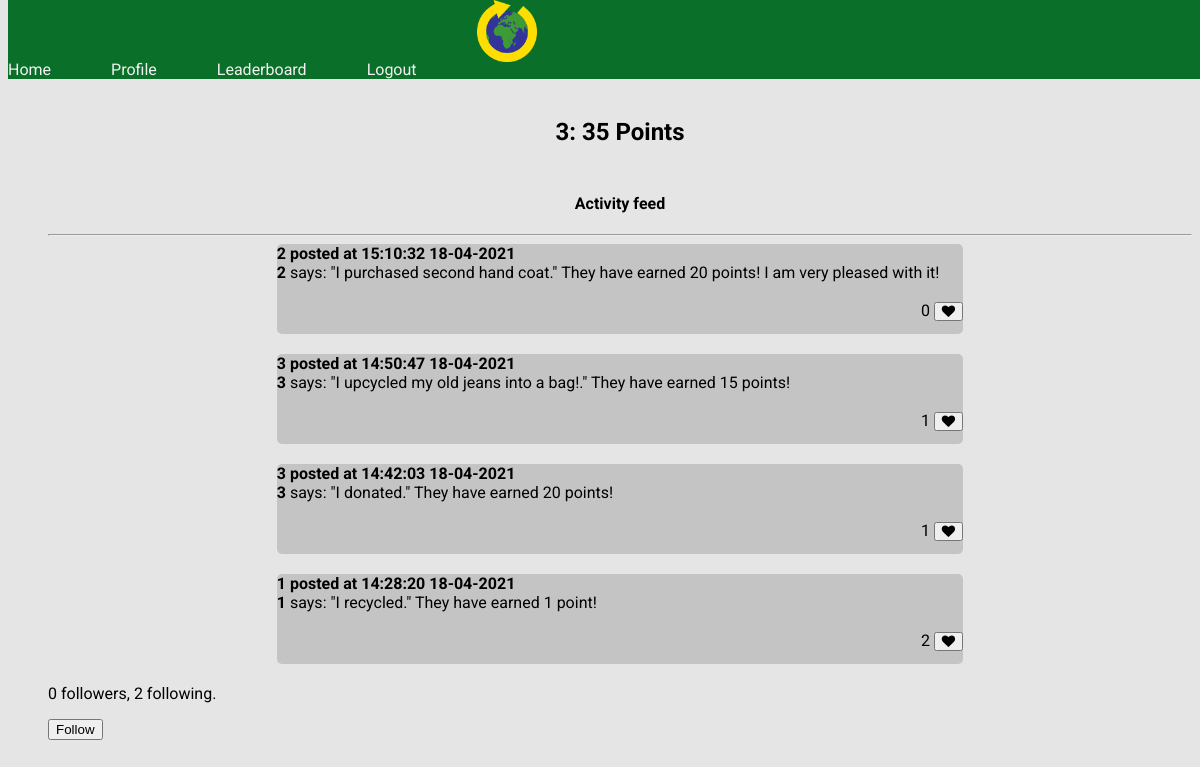
Page /user/3 (signed in) on the committed database.
### app/models.py (models this page shows, shortened)
class User(UserMixin, db.Model):
    id = db.Column(db.Integer, primary_key=True)
    username = db.Column(db.String(64), index=True, unique=True)
    email = db.Column(db.String(120), index=True, unique=True)
    password_hash = db.Column(db.String(128))
    posts = db.relationship('Post', backref='author', lazy='dynamic')
    points = db.Column(db.Integer, default=0)
    followed = db.relationship(
        'User', secondary=followers,
        primaryjoin=(followers.c.follower_id == id),
        secondaryjoin=(followers.c.followed_id == id),
        backref=db.backref('followers', lazy='dynamic'), lazy='dynamic')
    def is_following(self, user):
        return self.followed.filter(
            followers.c.followed_id == user.id).count() > 0

class Post(db.Model):
    id = db.Column(db.Integer, primary_key=True)
    body = db.Column(db.String(140))
    action = db.Column(db.String(64))
    item = db.Column(db.String(64))
    timestamp = db.Column(db.String, index=True)
    user_id = db.Column(db.Integer, db.ForeignKey('user.id'))
    points = db.Column(db.Integer,default=0)
    likes = db.Column(db.Integer, default=0)

### app/routes.py (the view, shortened to what this page needs)
@app.route('/user/<username>', methods=['GET','POST'])
@login_required
def user(username):
    user = User.query.filter_by(username=username).first_or_404()
    posts = db.session.query(Post).order_by(desc(Post.id)).limit(20).all()
    form = LogActivity()
    form2 = EmptyForm()
    return render_template("user.html",user=user, posts=posts, form=form, points=user.points)

### app/forms.py
class LogActivity(FlaskForm):
    actions = {'donated':20,'recycled':1,'upcycled':15,'reused':3,'purchased second hand':20, 'completed the weekly challenge':25,'have something else to share':0}
    action = SelectField('Action:',choices=list(actions.keys()), validators=[DataRequired()])
    item = StringField()
    comment = TextAreaField('Share a comment on your achievement?')
    submit = SubmitField('Log Activity')

class EmptyForm(FlaskForm):
    submit = SubmitField('Submit')

### app/models.py (called while the page is built)
@login.user_loader
def load_user(id):
    return User.query.get(int(id))

### app/templates/user.html (shortened to what this page needs)
{% extends "base.html" %}
{% block content %}
    <h2>{{ user.username }}: {{ user.points }} Points</h2>
    <table class="aboutme">
        <tr valign="top">
            <td>
            </td>
        </tr>
    </table>
    <div class="activity feed">
    <h4>Activity feed</h4>
    <hr>
    {% for post in posts %}
    <a href="{{ url_for('user',username=post.author.username) }}" id="post_link">
    <div class="activitypost">
    <span id="posted info"><b> {{ post.author.username }} posted at {{ post.timestamp }}</b></span>
    <br>
    <span id="postauthor"><b>{{ post.author.username }}</b></span>
    <span id="postbody">{{ post.body }}</span>
    <br>
    <span id="postlikes"> <form action="{{ url_for('update_like', username=user.username, post_id=post.id) }}" method="POST">{{ post.likes }}
        <button><i class="fa fa-heart"></i></button>
   </form>
    </span>
    <br>
    <br>
    </div>
    {% endfor %}
    </a>
</div>
    <div class="followers">
    <p> {{ user.followers.count() }} followers, {{ user.followed.count() }} following.</p>
    {% if user == current_user %}
    {% for user in current_user.followed %}
    Users followed:
    {{ user.username }}
    {% endfor %}
    {% elif not current_user.is_following(user) %}
    <p>
        <form action="{{ url_for('follow', username=user.username) }}" method="post">
            {{ form.submit(value='Follow') }}
        </form>
    </p>
    {% endif %}
</div>
{% endblock %}

### app/static/base.css (style rules this page uses)
h2 { font-family: Roboto, Open Sans, sans-serif; text-align: center; }
h4 { font-family: Roboto, Open Sans, sans-serif; text-align: center; }
p { font-family: Roboto, Open Sans, sans-serif; }
a { font-family: Roboto, Open Sans, sans-serif; }
body { background-color: #E5E5E5; }
.activitypost { text-align:left; margin-left: auto; margin-right: auto; padding-bottom: 5px; margin-bottom: 20px; width: 60%; height: 85px; border-radius: 5px; background-color: #C4C4C4; font-family: Roboto, Open Sans, sans-serif; }
#post_link { text-decoration: none; color: black; }
.followers { font-family: Roboto, Open Sans, sans-serif; text-align: left; }
#postlikes { padding-left: 80%; text-align: right; }
.aboutme { text-align: right; margin-left:auto; margin-right: auto; }

### rows in the picture
User: username "3", points "35"
Post: author.username "2", timestamp "15:10:32 18-04-2021", body "says: \"I purchased second hand coat.\" They have earned 20 points! I am very pleased with it!", likes "0"
Post: author.username "3", timestamp "14:50:47 18-04-2021", body "says: \"I upcycled my old jeans into a bag!.\" They have earned 15 points!", likes "1"
Post: author.username "3", timestamp "14:42:03 18-04-2021", body "says: \"I donated.\" They have earned 20 points!", likes "1"
Post: author.username "1", timestamp "14:28:20 18-04-2021", body "says: \"I recycled.\" They have earned 1 point!", likes "2"

### other values in the picture
{{ user.followers.count() }} "0"
{{ user.followed.count() }} "2"
